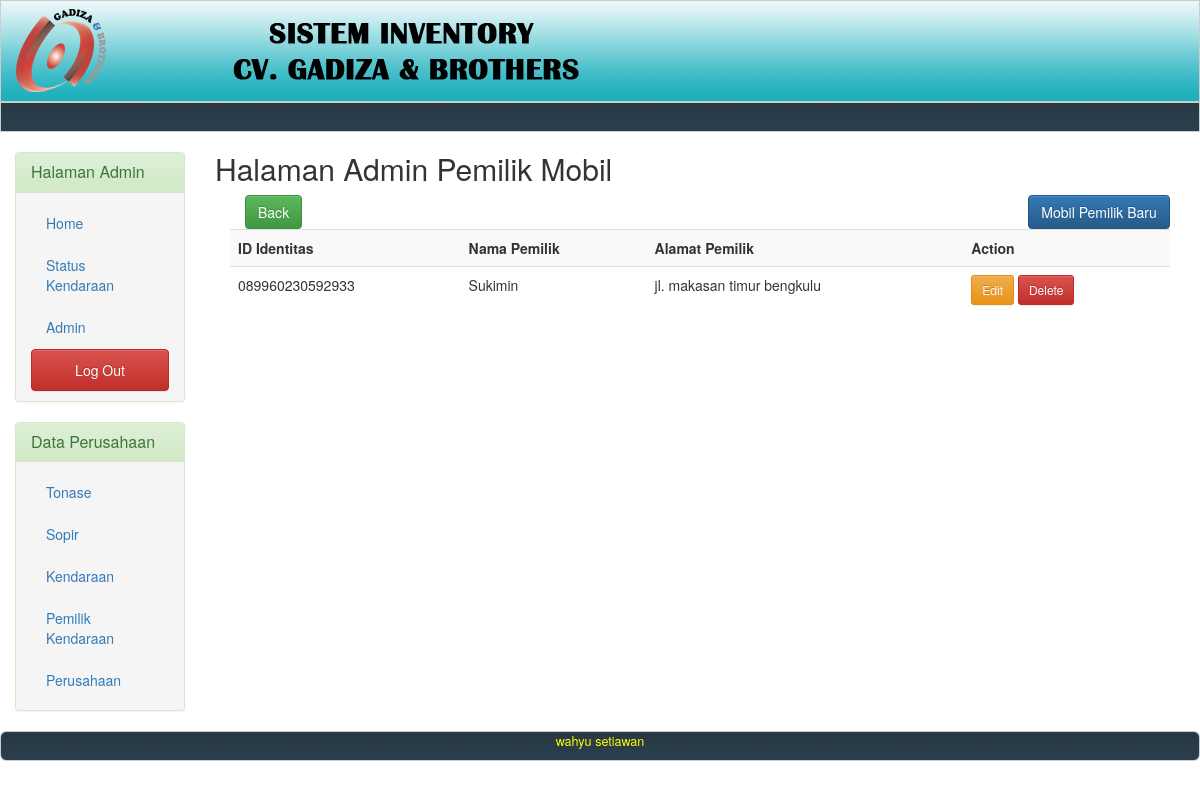
The app's page /index.php?page=pemilikmobil (signed in) with its own data.
### tables this page shows
CREATE TABLE IF NOT EXISTS `pemilikkendaraan` (
  `id` int(11) NOT NULL,
  `no_identitas` varchar(50) DEFAULT NULL,
  `nama_pemilik` varchar(50) DEFAULT NULL,
  `alamat_pemilik` varchar(50) DEFAULT NULL
);

### control/pemilikkendaraan.php (called while the page is built, shortened)
<?php
function ambilSemuaPemilikKendaraan() {
    $return = array();
    $data = mysql_query("select * from pemilikkendaraan") or exit(mysql_error());
    while ($hasil = mysql_fetch_assoc($data)) {
        $return[] = $hasil;
    }
    return $return;
}

### page/pemilikkendaraan/listpemilikkendaraan.php (the view)
<div class="col-md-12">
    <div class="row">
        <h2>Halaman Admin Pemilik Mobil</h2>
        <div class="col-md-12">
            <div class="col-sm-10">
                <button onclick="history.back()" class="btn btn-success">Back</button>
            </div>
            <div class="col-sm-2" style="text-align: right">
                <a href="?page=<?php echo $_GET['page'] ?>&act=tambah" class="btn btn-primary">Mobil Pemilik Baru</a>
            </div>
        </div>
        <div class="col-md-12">
            <table class="table table-striped">
                <tr>
                    <th>ID Identitas</th>
                    <th>Nama Pemilik</th>
                    <th>Alamat Pemilik</th>
                    <th>Action</th>
                </tr>
                <?php
                foreach (ambilSemuaPemilikKendaraan() as $value) {
                    ?>
                    <tr>
                        <td><?php echo $value['no_identitas'] ?></td>
                        <td><?php echo $value['nama_pemilik'] ?></td>
                        <td><?php echo $value['alamat_pemilik'] ?></td>
                        <td>
                            <form action="?page=<?php echo $_GET['page'] ?>" method="POST">
                                <a href="?page=<?php echo $_GET['page'] ?>&act=edit&id=<?php echo $value['id'] ?>" class="btn btn-warning btn-sm">Edit</a>
                                <button type="submit" name="deletepemilikkendaraan" value="<?php echo $value['id'] ?>" class="btn btn-danger btn-sm">Delete</a>
                            </form>
                        </td>
                    </tr>
                    <?php
                }
                ?>
            </table>
        </div>
    </div>
</div>

### records on screen
pemilikkendaraan: no_identitas "089960230592933", nama_pemilik "Sukimin", alamat_pemilik "jl. makasan timur bengkulu", $value['id'] 1 (drawn)
